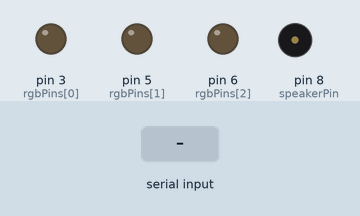
Simulated run of this sketch. Board: Arduino Uno, built with avr-gcc and run on an emulated ATmega328P. Shown: output pins drawn as LEDs (lit = HIGH), buzzer (waves = sounding). The inputs (shaded band) are chosen by the test bench.

Above: at 1.2 s.
1.3 s: "t" received over Serial
At 3.83 s:
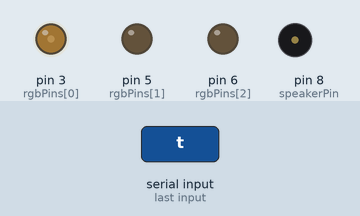
At 4.43 s:
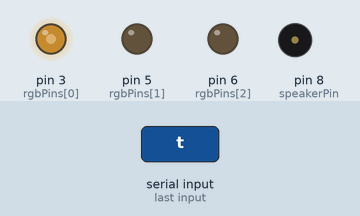
13.3 s: "r" received over Serial
At 19.9 s:
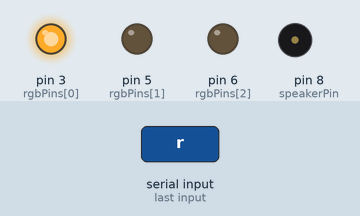
Timing chart, 0 to 21.4 s (numbered marks = the images above; inputs shaded):
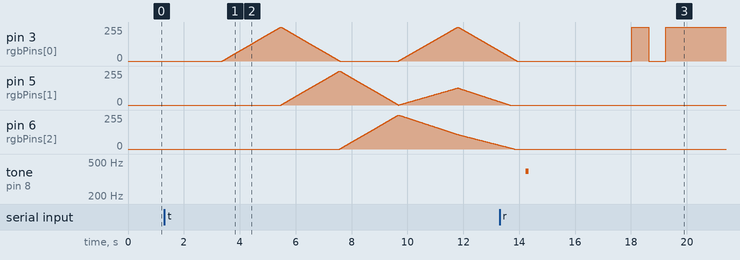

The sketch:

trafficlights-sketch.ino
```cpp
// (licence header left out)
/**
 * Array with the three pins for red, green and blue.
 */
const byte rgbPins[] = { 3, 5, 6 };

/**
 * The pin to which the speaker is connected to. Make sure
 * that you prevent low impedance speakers from drawing to
 * much current before connecting.
 */
const byte speakerPin = 8;

byte color_red[] = { 255, 0, 0 };
byte color_green[] = { 0, 255, 0 };
byte color_yellow[] = { 255, 75, 0 };
byte color_blue[] = { 0, 0, 255 };
byte color_off[] = { 0, 0, 0 };
byte color_white[] = { 255, 120, 120 };

byte currentColor[3];
byte currentByte = 'o';

/**
 * The jingle to play when the displayed states deteriorates (i.e. from
 * green to yellow or red or from yellow to red).
 */
char notesStateDown[] = "a a g ";

/**
 * The jingle to play when the displayed state improves (i.e. from either
 * yellow or red to green).
 */
char notesStateUp[] = "g g a ";

/**
 * The jingle to play when the state changes to either red, green or yellow
 * from a previous state that was none of these colors.
 */
char notesStateUnknown[] = "  g   ";

/**
 * Initializes the pins, turns all LED outputs off and starts a serial
 * connection with 57600 bauds.
 */
void setup() {
  for (int i = 0; i < 3; i++) {
    pinMode(rgbPins[i], OUTPUT);
    digitalWrite(rgbPins[i], 0);
  }
  Serial.begin(57600);
}

/**
 * If there is input available on the serial line, it is read byte by
 * byte. Each byte is evaluated and a color change occurs if the byte
 * designates one of the preprogrammed colors.
 */
void loop() {
  while(Serial.available() > 0) {
    byte b = Serial.read();
    if (currentByte != b)
    {
      switch(b) {
        case 'o':
          changeColorAndBlink(color_off);
          break;
        case 'r':
          if (currentByte == 'y' || currentByte == 'g') {
            playJingle(notesStateDown);
          }
          else {
            playJingle(notesStateUnknown);
          }
          changeColorAndBlink(color_red);
          break;
        case 'y':
          if (currentByte == 'r') {
            playJingle(notesStateUp);
          }
          else if (currentByte == 'g'){
            playJingle(notesStateDown);
          }
          else {
            playJingle(notesStateUnknown);
          }
          changeColorAndBlink(color_yellow);
          break;
        case 'g':
          if (currentByte == 'y' || currentByte == 'r') {
            playJingle(notesStateUp);
          }
          else {
            playJingle(notesStateUnknown);
          }
          changeColorAndBlink(color_green);
          break;
        case 'b':
          changeColorAndBlink(color_blue);
          break;
        case 'w':
          changeColorAndBlink(color_white);
          break;
        case 't':
        default:
          byte previousColor[3] = { currentColor[0], currentColor[1], currentColor[2] };
          crossFade(color_off);
          crossFade(color_red);
          crossFade(color_green);
          crossFade(color_blue);
          crossFade(color_white);
          crossFade(previousColor);
          break;
      }
      currentByte = b;
    }
  }
}

/**
 * Changes the current color to the new given color. The transition is done by
 * blinking the current color two times, then blinking the new color two times
 * before going solid with the new color.
 * This method does not check whether the given color is already displayed. The
 * caller of this method is responsible for preventing no-change operations.
 *
 * @param color
 *     the color to which to switch to
 */
void changeColorAndBlink(byte color[3]) {
  for (int i = 0; i < 2; i++) {
    setColor(color_off);
    delay(600);
    setColor(currentColor);
    delay(600);
  }
  for (int i = 0; i < 2; i++) {
    setColor(color_off);
    delay(600);
    setColor(color);
    delay(600);
  }
  currentColor[0] = color[0];
  currentColor[1] = color[1];
  currentColor[2] = color[2];
}

/**
 * Applies the given color to the RGB LEDs using the defined PWM pins.
 *
 * @param color
 *     array with the three values for red, green and blue. They range
 *     from 255 (full brightness) to 0 (off)
 */
void setColor(byte *color) {
  for (int i = 0; i < 3; i++) {
    analogWrite(rgbPins[i], color[i]);
  }
}

/*
 * ===================================================================
 * The following code was taken from the ColorCrossfader Tutorial at
 * https://www.arduino.cc/en/Tutorial/ColorCrossfader and modified to
 * work with my color handling.
 * ===================================================================
 */

int wait = 2;      // 2ms internal crossFade delay; increase for slower fades
int hold = 0;      // Optional hold when a color is complete, before the next crossFade

// Initialize color variables
int prevR = 0;
int prevG = 0;
int prevB = 0;

/**
 * Calculates the step size between the {@code prevValue} and the given
 * {@code endValue} with regard to a fixed iteration count of 1020 so that
 * each transition will take the same time, no matter between what colors
 * the fade occurs.
 *
 * @param prevValue
 *     the previous color value
 * @param endValue
 *     the next color value
 * @param
 *     1020 divided by the step size (may be negative)
 */
int calculateStep(int prevValue, int endValue) {
  int step = endValue - prevValue; // What's the overall gap?
  if (step) {                      // If its non-zero,
    step = 1020/step;              //   divide by 1020
  }
  return step;
}

/**
 * The next function is calculateVal. When the loop value, i,
 * reaches the step size appropriate for one of the
 * colors, it increases or decreases the value of that color by 1.
 * (R, G, and B are each calculated separately.)
 *
 * @param step
 *     the size of the desired step
 * @param val
 *     the current color value (as a basis for calculation)
 * @param i
 *     the current iteration
 * @return
 *     the calculated new value (may be the same as {@code val} if
 *     the threshold for a new value has not yet been reached
 */
int calculateVal(int step, int val, int i) {

  if ((step) && i % step == 0) { // If step is non-zero and its time to change a value,
    if (step > 0) {              //   increment the value if step is positive...
      val += 1;
    }
    else if (step < 0) {         //   ...or decrement it if step is negative
      val -= 1;
    }
  }
  // Defensive driving: make sure val stays in the range 0-255
  if (val > 255) {
    val = 255;
  }
  else if (val < 0) {
    val = 0;
  }
  return val;
}

/**
 * crossFade() converts the percentage colors to a
 * 0-255 range, then loops 1020 times, checking to see if
 * the value needs to be updated each time, then writing
 * the color values to the correct pins.
 *
 * @param color
 *     the color to fade to
 */

void crossFade(byte color[3]) {
  // Convert to 0-255
  int R = color[0];
  int G = color[1];
  int B = color[2];

  int stepR = calculateStep(prevR, R);
  int stepG = calculateStep(prevG, G);
  int stepB = calculateStep(prevB, B);

  for (int i = 0; i <= 1020; i++) {
    currentColor[0] = calculateVal(stepR, currentColor[0], i);
    currentColor[1] = calculateVal(stepG, currentColor[1], i);
    currentColor[2] = calculateVal(stepB, currentColor[2], i);

    analogWrite(rgbPins[0], currentColor[0]);   // Write current values to LED pins
    analogWrite(rgbPins[1], currentColor[1]);
    analogWrite(rgbPins[2], currentColor[2]);

    delay(wait); // Pause for 'wait' milliseconds before resuming the loop
  }
  // Update current values for next loop
  prevR = currentColor[0];
  prevG = currentColor[1];
  prevB = currentColor[2];
  delay(hold); // Pause for optional 'wait' milliseconds before resuming the loop
}

/*
 * ===================================================================
 * The following code was taken from the Melody Tutorial at
 * https://www.arduino.cc/en/Tutorial/Melody and modified for this
 * sketch to work with small structured jingles.
 * ===================================================================
 */

/**
 * The beat pattern for all jingles. Equals short, short, long.
 */
float beats[] = { 1, 1, 1, 1, 2, 2 };

/**
 * The tempo a which to play. An increase in tempo actually decreases
 * the playback speed.
 */
int tempo = 100;

/**
 * Plays the given jingle that consists of 6 notes/rests.
 *
 * @param jingle
 *     char array with 6 notes/rests to play
 */
void playJingle(char jingle[6]) {
  for (int i = 0; i < 6; i++) {
    if (jingle[i] == ' ') {
      delay(beats[i] * tempo); // rest
    } else {
      playNote(jingle[i], beats[i] * tempo);
    }

    // pause between notes
    delay(tempo / 2);
  }
}

/**
 * Plays the given tone for the given duration. The duration is used to calculate
 * the timing to create a sine wave with the frequency of the given tone.
 *
 * @param ton1
 *     the tone to play (in Hz)
 * @param duration
 *     the duration for which to play the tone (equals beat count times tempo)
 */
void playTone(int ton1, int duration) {
  for (long i = 0; i < duration * 1000L; i += ton1) {
    tone(speakerPin, ton1);
    delayMicroseconds(ton1);
  }
  noTone(speakerPin);
}

/**
 * Plays the given note for the given duration. The note is converted into a frequency
 * using the internal lookup table.
 *
 * @param note
 *     the note to play (refer to lookup table for valid notes)
 * @param duration
 *     the duration for which to play the note (equals beat count times tempo)
 */
void playNote(char note, int duration) {
//                        c    c#   d    d#   e    f    f#   g    g#   a    a#   b
  char names[] = { ' ',  '!', '2', '3', '4', '5', '6', '7', '8', '9', '0', '-', '=', 'c', 'd', 'e', 'f', 'g', 'a', 'b', 'C', 'D', 'E', 'F', 'G', 'A', 'B', 'i', 'N', 'R', 'u',  '1', 'L', 'k'}; // [i = b flat] [N = G flat] [R = D#] [u = g#] [1 = C oct. 5] [L = E flat]
  int tones[] =  {   0, 1046, 138, 146, 155, 164, 174, 184, 195, 207, 220, 233, 246, 261, 293, 329, 349, 391, 440, 493, 523, 587, 659, 698, 783, 880, 987, 466, 740, 622, 415, 1046, 622u, 227};

  // play the tone corresponding to the note name
  for (int i = 0; i < 34; i++) {
    if (names[i] == note) {
      playTone(tones[i], duration);
    }
  }
}
```

Measured:
- after the input at 13.3 s, tone on pin 8 (speakerPin): silent → 391 Hz after 0.93 s, → silent 0.10 s later
